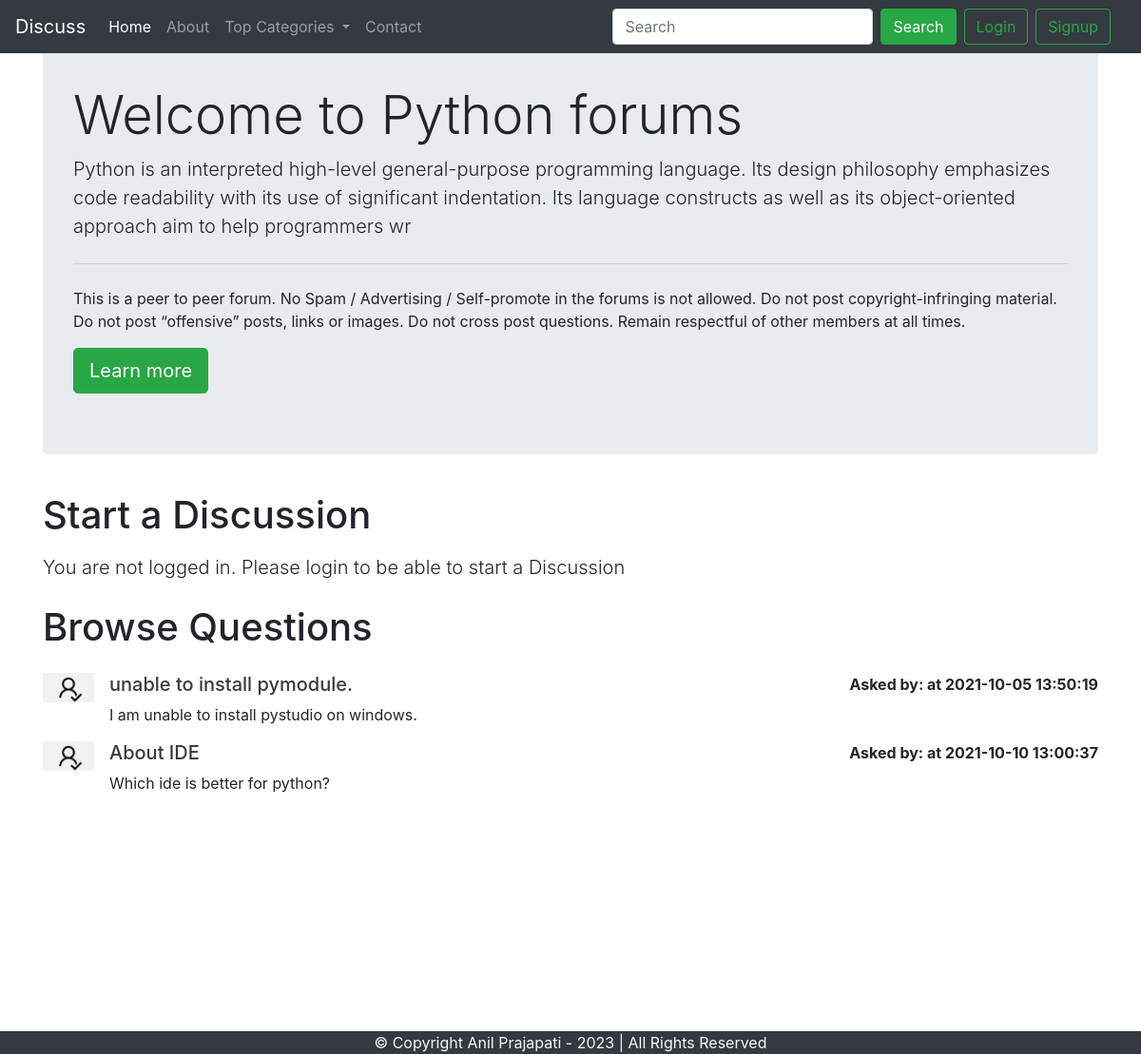
The app's page /threadlist.php?catid=1 with its own data.
### tables this page shows
CREATE TABLE `categories` (
  `category_id` int(8) NOT NULL,
  `category_name` varchar(255) NOT NULL,
  `category_description` varchar(255) NOT NULL,
  `created` datetime NOT NULL DEFAULT current_timestamp()
);

CREATE TABLE `threads` (
  `thread_id` int(7) NOT NULL,
  `thread_title` varchar(255) NOT NULL,
  `thread_desc` text NOT NULL,
  `thread_cat_id` int(7) NOT NULL,
  `thread_user_id` int(7) NOT NULL,
  `timestamp` datetime NOT NULL DEFAULT current_timestamp()
);

### threadlist.php (the view, shortened to what this page needs)
<!doctype html>
<html lang="en">
<head>
    <link rel="stylesheet" href="https://stackpath.bootstrapcdn.com/bootstrap/4.5.0/css/bootstrap.min.css"
>
</head>
<body>
    <?php include 'partials/_dbconnect.php';?>
    <?php include 'partials/_header.php';?>
    <?php
    $id = $_GET['catid'];
    $sql = "SELECT * FROM `categories` WHERE category_id=$id";
    $result = mysqli_query($conn, $sql);
    while($row = mysqli_fetch_assoc($result)){
        $catname = $row['category_name'];
        $catdesc = $row['category_description'];
    }
    ?>
    <div class="container my-4">
        <div class="jumbotron">
            <h1 class="display-4">Welcome to <?php echo $catname;?> forums</h1>
            <p class="lead"> <?php echo $catdesc;?></p>
            <hr class="my-4">
            <p>This is a peer to peer forum. No Spam / Advertising / Self-promote in the forums is not allowed. Do not
                post copyright-infringing material. Do not post “offensive” posts, links or images. Do not cross post
                questions. Remain respectful of other members at all times.</p>
            <a class="btn btn-success btn-lg" href="#" role="button">Learn more</a>
        </div>
    </div>
    <?php
    if(isset($_SESSION['loggedin']) && $_SESSION['loggedin']==true){
    echo '<div class="container">
            <h1 class="py-2">Start a Discussion</h1>
            <form action="'. $_SERVER["REQUEST_URI"] . '" method="post">
                <div class="form-group">
                    <label for="exampleInputEmail1">Problem Title</label>
                    <input type="text" class="form-control" id="title" name="title" aria-describedby="emailHelp">
                    <small id="emailHelp" class="form-text text-muted">Keep your title as short and crisp as
                        possible</small>
                </div>
                <input type="hidden" name="sno" value="'. $_SESSION["sno"]. '">
                <div class="form-group">
                    <label for="exampleFormControlTextarea1">Ellaborate Your Concern</label>
                    <textarea class="form-control" id="desc" name="desc" rows="3"></textarea>
                </div>
                <button type="submit" class="btn btn-success">Submit</button>
            </form>
        </div>';
    }
    else{
        echo '
        <div class="container">
        <h1 class="py-2">Start a Discussion</h1>
           <p class="lead">You are not logged in. Please login to be able to start a Discussion</p>
        </div>
        ';
    }
    ?>
    <div class="container mb-5" id="ques">
        <h1 class="py-2">Browse Questions</h1>
        <?php
    $id = $_GET['catid'];
    $sql = "SELECT * FROM `threads` WHERE thread_cat_id=$id";
    $result = mysqli_query($conn, $sql);
    while($row = mysqli_fetch_assoc($result)){
        $id = $row['thread_id'];
        $title = $row['thread_title'];
        $desc = $row['thread_desc'];
        $thread_time = $row['timestamp'];
        $thread_user_id = $row['thread_user_id'];
        $sql2 = "SELECT user_email FROM `users` WHERE sno='$thread_user_id'";
        $result2 = mysqli_query($conn, $sql2);
        $row2 = mysqli_fetch_assoc($result2);
        echo '<div class="media my-3">
            <img src="img/userdefault.png" width="54px" class="mr-3" alt="...">
            <div class="media-body">'.
             '<h5 class="mt-0"> <a class="text-dark" href="thread.php?threadid=' . $id. '">'. $title . ' </a></h5>
                '. $desc . ' </div>'.'<div class="font-weight-bold my-0"> Asked by: '. $row2['user_email'] . ' at '. $thread_time . '</div>'.
            '</div>';
        }
    ?>
    </div>
    <?php include 'partials/_footer.php';?>
</body>
</html>

### partials/_header.php (shortened to what this page needs)
<?php
echo '<nav class="navbar navbar-expand-lg navbar-dark bg-dark  fixed-top">
<a class="navbar-brand" href="/forum">Discuss</a>
<button class="navbar-toggler" type="button" data-toggle="collapse" data-target="#navbarSupportedContent" aria-controls="navbarSupportedContent" aria-expanded="false" aria-label="Toggle navigation">
  <span class="navbar-toggler-icon"></span>
</button>
<div class="collapse navbar-collapse" id="navbarSupportedContent">
  <ul class="navbar-nav mr-auto">
    <li class="nav-item active">
      <a class="nav-link" href="/forum">Home <span class="sr-only">(current)</span></a>
    </li>
    <li class="nav-item">
      <a class="nav-link" href="about.php">About</a>
    </li>
    <li class="nav-item dropdown">
      <a class="nav-link dropdown-toggle" href="#" id="navbarDropdown" role="button" data-toggle="dropdown" aria-haspopup="true" aria-expanded="false">
        Top Categories
      </a>
      <div class="dropdown-menu" aria-labelledby="navbarDropdown">';
      echo '</div>
    </li>
    <li class="nav-item">
      <a class="nav-link" href="contact.php" >Contact</a>
    </li>
  </ul>
  <div class="row mx-2">';
if(isset($_SESSION['loggedin']) && $_SESSION['loggedin']==true){
  echo '<form class="form-inline my-2 my-lg-0" method="get" action="search.php">
    <input class="form-control mr-sm-2" name="search" type="search" actiion="search.php" placeholder="Search" aria-label="Search">
    <button class="btn btn-success my-2 my-sm-0" type="submit">Search</button>
      <p class="text-light my-0 mx-2">Welcome '. $_SESSION['user_email']. ' </p>
      <a href="partials/_logout.php" class="btn btn-outline-success ml-2">Logout</a>
      </form>';
}
else{
  echo '<form class="form-inline my-2 my-lg-0">
    <input class="form-control mr-sm-2" type="search" placeholder="Search" aria-label="Search">
    <button class="btn btn-success my-2 my-sm-0" type="submit">Search</button>
    </form>
    <button class="btn btn-outline-success ml-2" data-toggle="modal" data-target="#loginModal">Login</button>
    <button class="btn btn-outline-success mx-2" data-toggle="modal" data-target="#signupModal">Signup</button>';
  }
  echo '</div>
      </div>
      </nav>';
?>

### partials/_footer.php
<div class="container-fluid bg-dark text-light fixed-bottom">
    <p class="text-center mb-0">© Copyright Anil Prajapati - 2023 | All Rights Reserved</p>
</div>

### threadlist.php (style rules this page uses)
#ques { min-height: 433px; }

### records on screen
categories: category_name "Python", category_description "Python is an interpreted high-level general-purpose programming language. Its design philosophy emphasizes code readability with its use of significant indentation. Its language constructs as well as its object-oriented approach aim to help programmers wr"
threads: thread_title "unable to install pymodule.", thread_desc "I am unable to install pystudio on windows.", timestamp "2021-10-05 13:50:19"
threads: thread_title "About IDE", thread_desc "Which ide is better for python?", timestamp "2021-10-10 13:00:37"
